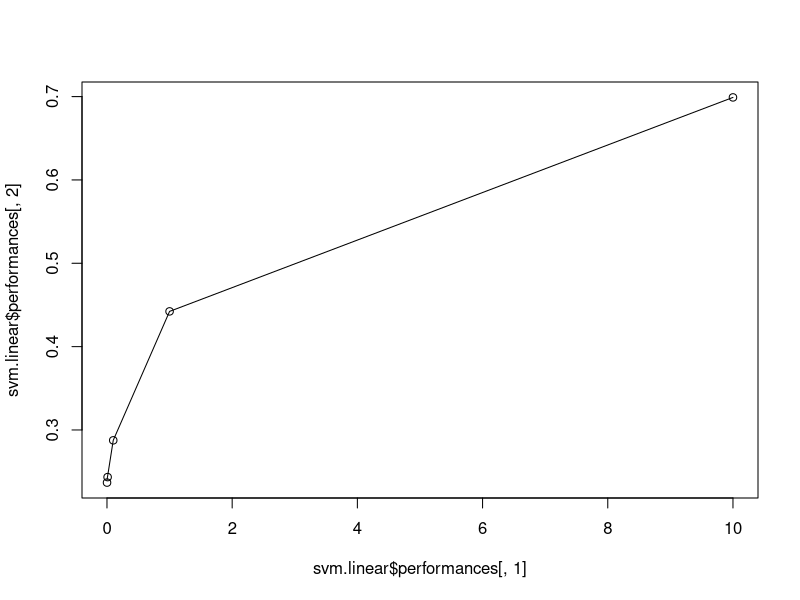
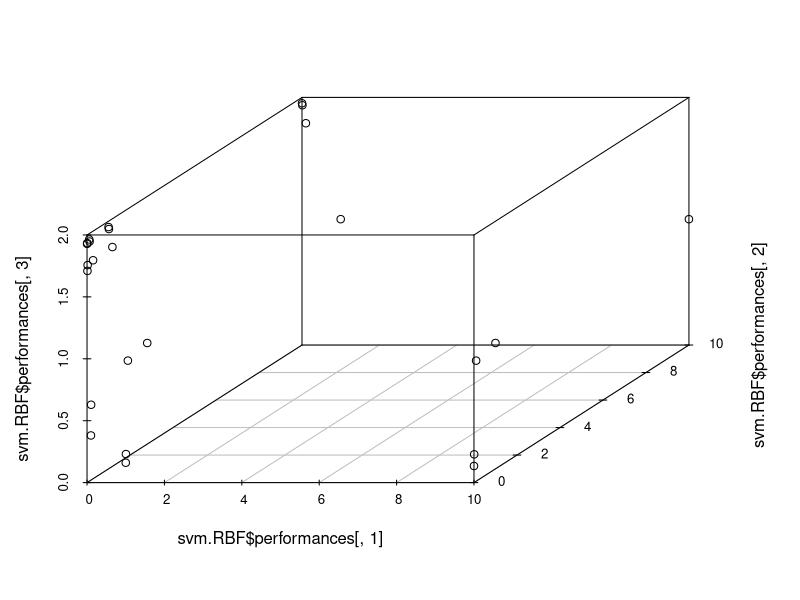

Generate these figures, in order, with R:
library(e1071)
data<-read.table("uspsdata.txt")
y<-read.table("uspscl.txt")


n<-length(y[,1])
rand<-sample(1:200, 40)

data.train<-data[-rand,]
y.train<-y[-rand,]

data.test<-data[rand,]
y.test<-y[rand,]


svm.linear<-tune(svm,data.train,y.train,ranges=list(cost=c(0.001,0.01,0.1,1,10)),kernel="linear")



test.linear<-svm(data.test,y.test,kernal="linear",cost=0.01)
predict.linear<-sign(predict(test.linear,data.test))
error.linear<-sum(abs(y.test-predict.linear))/2
rate.linear<-error.linear/40





plot(svm.linear$performances[,2]~svm.linear$performances[,1])
lines(lowess(svm.linear$performances[,2]~svm.linear$performances[,1]))



svm.RBF<-tune(svm,data.train,y.train,ranges=list(cost=c(0.001,0.01,0.1,1,10),gamma=c(0.001,0.01,0.1,1,10)))


test.RBF<-svm(data.test,y.test,gamma=0.01, cost=10)
predict.RBF<-sign(predict(test.RBF,data.test))
error.RBF<-sum(abs(y.test-predict.RBF))/2
rate.RBF<-error.RBF/40


library(scatterplot3d)
scatterplot3d(svm.RBF$performances[,1],svm.RBF$performances[,2],svm.RBF$performances[,3])
